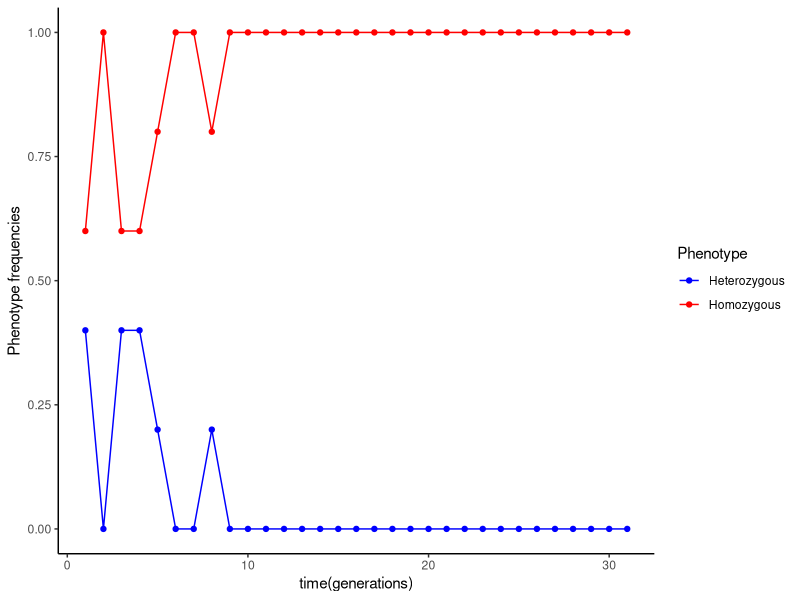

The R source for this figure:
#function to simulate the process of mutation drif equilibrium, 
#the function is a modification from the coalescent.plot function from learnpopgen package
#the difference is that simulate a population of constant size moving forward in time
#introducing the posibility of new alleles to be generated given mutation.

library(ggplot2)

mutation_drift.plot<-function(n=10,ngen=20,nallels=2,mutation=0.01,colors=NULL,...){
  if(hasArg(sleep)) sleep<-list(...)$sleep
  else sleep<-0.2
  if(is.null(colors)) colors<-rainbow(n=3*n)
  popn<-matrix(NA,ngen+1,n)
  parent<-matrix(NA,ngen,n)
  popn[1,]<-sample(1:nallels,size = n,replace=TRUE)
  allels<-1:nallels
  allels_new<- nallels
  for(i in 1:ngen){
    parent[i,]<-sort(sample(1:n,size = n,replace=TRUE))
    popn[i+1,]<-popn[i,parent[i,]]
    mut<-runif(n)
    for(j in 1:n){
      if(mut[j] < mutation ){
        popn[i+1,j]<-allels_new + 1
        allels_new<- allels_new + 1
      }
    }
  }
  plot.new()
  par(mar=c(2.1,4.1,2.1,1.1))
  plot.window(xlim=c(0.5,n+0.5),ylim=c(ngen,0))
  axis(2)
  title(ylab="time (generations)")
  cx.pt<-2*25/max(n,ngen)
  points(1:n,rep(0,n),bg=colors,pch=21,cex=cx.pt)
  for(i in 1:ngen){
    dev.hold()
    for(j in 1:n){
      lines(c(parent[i,j],j),c(i-1,i),lwd=2,
            col=colors[popn[i+1,j]])
    }
    points(1:n,rep(i-1,n),bg=colors[popn[i,]],pch=21,
           cex=cx.pt)
    points(1:n,rep(i,n),bg=colors[popn[i+1,]],pch=21,
           cex=cx.pt)
    dev.flush()
#    Sys.sleep(sleep)
  }
}


#mutation_drift.plot(mutation = 0.03,n=50,ngen = 100)


mutation_drift_matrix<-function(n=10,ngen=30,nallels=2,mutation=0.02,colors=NULL,ordered=TRUE,...){
  popn<-matrix(NA,ngen+1,n)
  parent<-matrix(NA,ngen,n)
  popn[1,]<-sample(1:nallels,size = n,replace=TRUE)
  allels<-1:nallels
  allels_new<- nallels
  for(i in 1:ngen){
    if(ordered){
      parent[i,]<-sort(sample(1:n,size = n,replace=TRUE))
    }else{
      parent[i,]<-sample(1:n,size = n,replace=TRUE)
    }
    popn[i+1,]<-popn[i,parent[i,]]
    mut<-runif(n)
    for(j in 1:n){
      if(mut[j] < mutation ){
        popn[i+1,j]<-allels_new + 1
        allels_new<- allels_new + 1
      }
    }
  }
  output <- list("parent"=parent,"popn"=popn)
  return(output)
}

#test<-mutation_drift_matrix()

mde_plot<-function(mut_mat,colors=NULL,...){
  n<-ncol(mut_mat[[1]])
  ngen<-nrow(mut_mat[[1]])
  if(is.null(colors)) colors<-rainbow(n=length(unique(as.vector(mut_mat[[2]]))))
  popn<-mut_mat[[2]]
  parent<-mut_mat[[1]]
  plot.new()
  par(mar=c(2.1,4.1,2.1,1.1))
  plot.window(xlim=c(0.5,n+0.5),ylim=c(ngen,0))
  axis(2)
  title(ylab="time (generations)")
  cx.pt<-2*25/max(n,ngen)
  points(1:n,rep(0,n),bg=colors,pch=21,cex=cx.pt)
  for(i in 1:ngen){
    dev.hold()
    for(j in 1:n){
      lines(c(parent[i,j],j),c(i-1,i),lwd=2,
            col=colors[popn[i+1,j]])
    }
    points(1:n,rep(i-1,n),bg=colors[popn[i,]],pch=21,
           cex=cx.pt)
    points(1:n,rep(i,n),bg=colors[popn[i+1,]],pch=21,
           cex=cx.pt)
    dev.flush()
  }
}

#mde_plot(test)

mde_frec<-function(mut_mat){
   allele_pool<-c("A","B","C","D","E","F","G",
                  "H","I","J","K","L","M","N","O",
                  "P","Q","R","S","T","U","V","W",
                  "X","Y","Z","a","b","c","d","e",
                  "f","g","h","i","j","k","l","m",
                  "n","o","p","q","r","s","t","u",
                  "v","w","x","y","z")
   if(hasArg(sleep)) sleep<-list(...)$sleep
   else sleep<-0.2
   n<-ncol(mut_mat[[1]])
   ngen<-nrow(mut_mat[[1]])
   if(is.null(colors)) colors<-rainbow(n=3*n)
   popn<-mut_mat[[2]]
   freq<-data.frame("Generation"=NA,"Allele"=NA,"Freq"=NA)
   n_r <- 1
   for(i in 1:nrow(popn)){
    for(j in (unique(popn[i,]))){
      new_row<-c(i,allele_pool[j],(length(which(popn[i,] == j))/ncol(popn)))
      freq[n_r,]<-new_row
      n_r<-n_r+1
    } 
   }
   return(freq)
 }
 
#test_f<- mde_frec(test)

mde_fplot<-function(freq_mat){
#     colors<-rainbow(length(unique(freq_mat$Allele)))
     colors<-rainbow(length(unique(freq_mat$Allele)))
     p<- ggplot(freq_mat,aes(as.numeric(Generation),as.numeric(Freq),color=Allele)) +
     geom_path()+
     geom_point()+
     theme_classic()+
     xlab("time(generations)")+
     ylab("Allele frequencies")+
     scale_color_manual(values = (colors))
   
   return(p)
 }

#mde_fplot(test_f) 
#p

#a<-test_f[which(test_f$Allele == unique(test_f$Allele)[1]),]
#plot(a$Generation,a$Freq,type="b")
#for (i in (unique(test_f$Allele)[2:length(unique(test_f$Allele))])){
#  a<-test_f[which(test_f$Allele == i),]
#  lines(a$Generation,a$Freq, pch = 18, col = "blue", type = "l", lty = 2)
#}
 
mde_hz_frec<-function(mut_mat){
  n<-ncol(mut_mat[[1]])
  ngen<-nrow(mut_mat[[1]])
  popn<-mut_mat[[2]]
  freq<-data.frame("Generation"=NA,"Phenotype"=NA,"freq"=NA)
  for( i in 1:nrow(popn)){
    hz <- c(0,0)
    for( j in 1:(ncol(popn)/2)){
      ind<-(j*2)-1  
      if( popn[i,ind] == popn[i,(ind+1)] ){
        hz[1]<- hz[1]+1
      }else{
        hz[2]<-hz[2]+1
      }
    }
    k<-c(i*2)
    m<-c(k-1)
    freq[m,]<-c(i,"Homozygous",(hz[1]/(n/2)))
    freq[k,]<-c(i,"Heterozygous",(hz[2]/(n/2)))
  }
  return(freq)
}

#test_h<-mde_hz_frec(test)

mde_hz_plot<-function(hz_mat){
  p<- ggplot(hz_mat,aes(as.numeric(Generation),as.numeric(freq),color=Phenotype)) +
    geom_path()+
    geom_point()+
    theme_classic()+
    xlab("time(generations)")+
    ylab("Phenotype frequencies")+
    scale_color_manual(values = c("blue","red"))
  return(p)
}

#mde_fplot(test_h)

test<-mutation_drift_matrix()
test_h<-mde_hz_frec(test)
mde_hz_plot(test_h)
summary(test_h)
